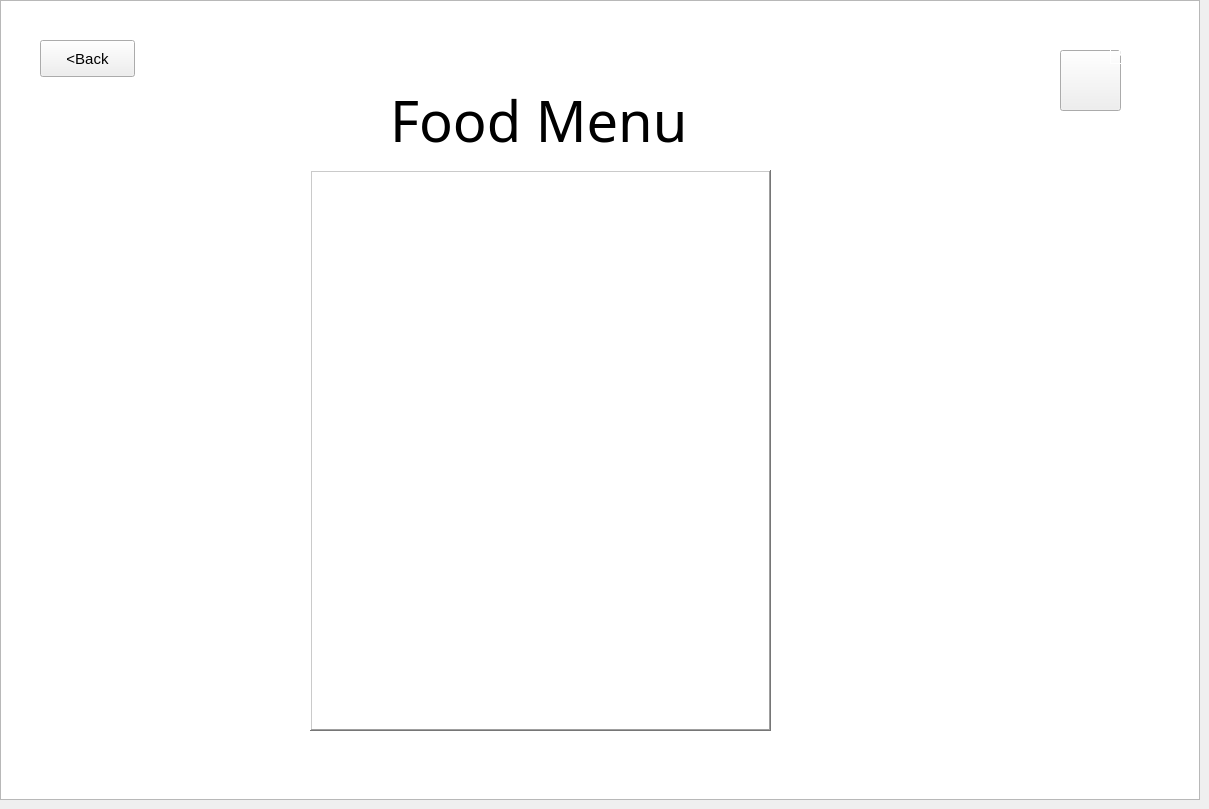
    <widget class="QWidget" name="menuPage">
     <widget class="QGraphicsView" name="manuPageGraphicsView">
      <property name="geometry">
       <rect>
        <x>0</x>
        <y>0</y>
        <width>1200</width>
        <height>800</height>
       </rect>
      </property>
      <property name="font">
       <font>
        <pointsize>20</pointsize>
       </font>
      </property>
     </widget>
     <widget class="QPushButton" name="cartViewIconButton">
      <property name="geometry">
       <rect>
        <x>1060</x>
        <y>50</y>
        <width>61</width>
        <height>61</height>
       </rect>
      </property>
      <property name="cursor">
       <cursorShape>PointingHandCursor</cursorShape>
      </property>
      <property name="styleSheet">
       <string notr="true">border-image: url(:/img/resource/groceries.png);
border-image: url(:/img/resource/food-trolley.png);</string>
      </property>
      <property name="text">
       <string/>
      </property>
     </widget>
     <widget class="QLabel" name="orderCountLabel">
      <property name="geometry">
       <rect>
        <x>1110</x>
        <y>40</y>
        <width>24</width>
        <height>24</height>
       </rect>
      </property>
      <property name="font">
       <font>
        <family>Segoe UI</family>
        <pointsize>9</pointsize>
        <weight>87</weight>
        <italic>false</italic>
        <bold>true</bold>
        <strikeout>false</strikeout>
        <kerning>true</kerning>
       </font>
      </property>
      <property name="styleSheet">
       <string notr="true">border-image: url(:/img/resource/toppng.com-red-circle-2000x2000.png);
color: rgb(255, 255, 255);
font: 700 9pt &quot;Segoe UI&quot;;</string>
      </property>
      <property name="frameShape">
       <enum>QFrame::Box</enum>
      </property>
      <property name="text">
       <string>0</string>
      </property>
      <property name="textFormat">
       <enum>Qt::AutoText</enum>
      </property>
      <property name="alignment">
       <set>Qt::AlignCenter</set>
      </property>
     </widget>
     <widget class="QPushButton" name="pushButton">
      <property name="geometry">
       <rect>
        <x>40</x>
        <y>40</y>
        <width>95</width>
        <height>37</height>
       </rect>
      </property>
      <property name="font">
       <font>
        <pointsize>11</pointsize>
       </font>
      </property>
      <property name="text">
       <string>&lt;Back</string>
      </property>
     </widget>
     <widget class="QLabel" name="menuPageTitle">
      <property name="geometry">
       <rect>
        <x>390</x>
        <y>80</y>
        <width>311</width>
        <height>81</height>
       </rect>
      </property>
      <property name="font">
       <font>
        <family>Stencil</family>
        <pointsize>42</pointsize>
       </font>
      </property>
      <property name="text">
       <string>Food Menu</string>
      </property>
     </widget>
     <widget class="QListWidget" name="foodListFoodMenu">
      <property name="geometry">
       <rect>
        <x>360</x>
        <y>210</y>
        <width>361</width>
        <height>491</height>
       </rect>
      </property>
      <property name="font">
       <font>
        <pointsize>14</pointsize>
        <weight>75</weight>
        <bold>true</bold>
       </font>
      </property>
      <property name="frameShape">
       <enum>QFrame::NoFrame</enum>
      </property>
      <property name="frameShadow">
       <enum>QFrame::Plain</enum>
      </property>
      <property name="spacing">
       <number>7</number>
      </property>
     </widget>
     <widget class="QGraphicsView" name="graphicsView_5">
      <property name="geometry">
       <rect>
        <x>310</x>
        <y>170</y>
        <width>461</width>
        <height>561</height>
       </rect>
      </property>
      <property name="frameShape">
       <enum>QFrame::WinPanel</enum>
      </property>
      <property name="frameShadow">
       <enum>QFrame::Raised</enum>
      </property>
     </widget>
     <zorder>manuPageGraphicsView</zorder>
     <zorder>cartViewIconButton</zorder>
     <zorder>pushButton</zorder>
     <zorder>menuPageTitle</zorder>
     <zorder>orderCountLabel</zorder>
     <zorder>graphicsView_5</zorder>
     <zorder>foodListFoodMenu</zorder>
    </widget>
